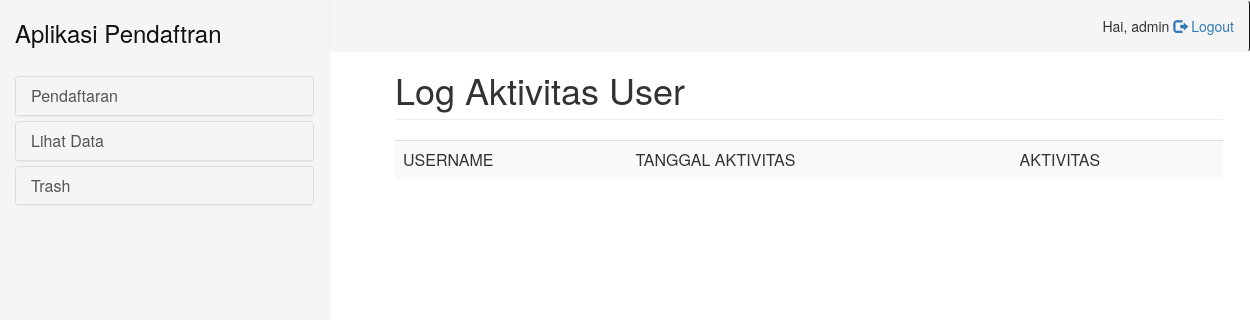
Page /pages/admin/list/log_user.php (signed in) on the earlier database version.
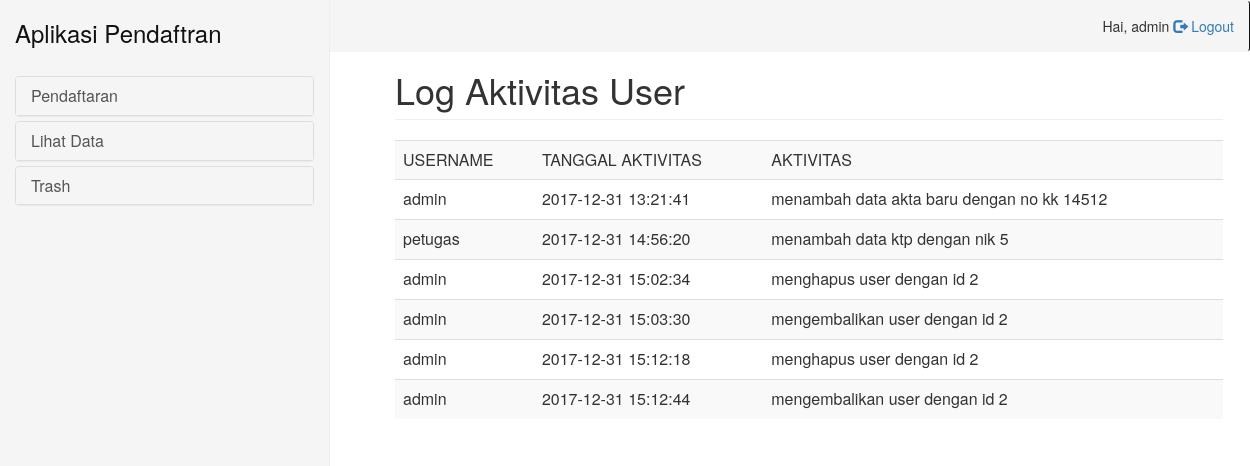
Same page on the later database version.
### tables this page shows
CREATE TABLE `log` (
  `id` int(11) NOT NULL,
  `username` varchar(30) NOT NULL,
  `create_at` timestamp NOT NULL DEFAULT CURRENT_TIMESTAMP ON UPDATE CURRENT_TIMESTAMP,
  `aktivitas` varchar(300) NOT NULL
);

### pages/admin/list/log_user.php (the view, shortened to what this page needs)
<!DOCTYPE html>
<html>
<head>
    <link rel="stylesheet" href="../../../bootstrap/css/bootstrap.min.css">
    <link rel="stylesheet" type="text/css" href="../../../bootstrap/css/home.css">
</head>
<body>
<?php
include '../bagian/sidebar.php';
include('../bagian/navbar.php');
include '../../../config.php';
$sql=$query->prepare("select * from log");
$sql->execute();
$data=$sql->fetchAll();
?>
<div class="col-sm-9 main">
	<div class="container-fluid">
		<h1 class="page-header">Log Aktivitas User</h1>
		<div class="table-responsive">
			<table class="table table-striped tavle-hover">
				<tr>
					<td>USERNAME</td>
					<td>TANGGAL AKTIVITAS</td>
					<td>AKTIVITAS</td>
				</tr>
				<?php foreach($data as $value): ?>
				<tr>
					<td><?php echo $value['username']; ?></td>
					<td><?php echo $value['create_at']; ?></td>
					<td><?php echo $value['aktivitas']; ?></td>
				</tr>
			<?php endforeach; ?>
			</table>
		</div>
	</div>
</div>
</body>
</html>

### pages/admin/bagian/sidebar.php (shortened to what this page needs)
<div class="content-wrapper">
<div class="col-sm-3 sidenav bg-dark">
           <a class="brand" href="../dasboard"><h3>Aplikasi Pendaftran</h3></a>
<div class="panel-group bg-dark" id="accordion">
  <div class="panel panel-default">
    <div class="panel-heading">
      <h4 class="panel-title">
        <a data-toggle="collapse" data-parent="#accordion" href="#pendaftaran">
        Pendaftaran</a>
      </h4>
    </div>
  </div>
  <div class="panel panel-default">
    <div class="panel-heading">
      <h4 class="panel-title">
        <a data-toggle="collapse" data-parent="#accordion" href="#collapse2">
        Lihat Data</a>
      </h4>
    </div>
  </div>
  <div class="panel panel-default">
    <div class="panel-heading">
      <h4 class="panel-title">
        <a data-toggle="collapse" data-parent="#accordion" href="#collapse3">
        Trash</a>
      </h4>
    </div>
  </div></div>
</div></div>

### pages/admin/bagian/navbar.php (shortened to what this page needs)
<nav class="navbar fixed-top">
      <div class="container-fluid">
        <ul class="nav navbar-nav navbar-right">
          <li><p class="navbar-text">Hai, <?php echo $_SESSION['username']." "  ?><a href="../../login/logout.php"><span class="glyphicon glyphicon-log-out"></span> Logout</a></p></li>
        </ul>
      </div>
  </nav>

Differences in the rows shown:
added log: username "admin", create_at "2017-12-31 13:21:41", aktivitas "menambah data akta baru dengan no kk 14512"
added log: username "petugas", create_at "2017-12-31 14:56:20", aktivitas "menambah data ktp dengan nik 5"
added log: username "admin", create_at "2017-12-31 15:02:34", aktivitas "menghapus user dengan id 2"
added log: username "admin", create_at "2017-12-31 15:03:30", aktivitas "mengembalikan user dengan id 2"
added log: username "admin", create_at "2017-12-31 15:12:18", aktivitas "menghapus user dengan id 2"
added log: username "admin", create_at "2017-12-31 15:12:44", aktivitas "mengembalikan user dengan id 2"
